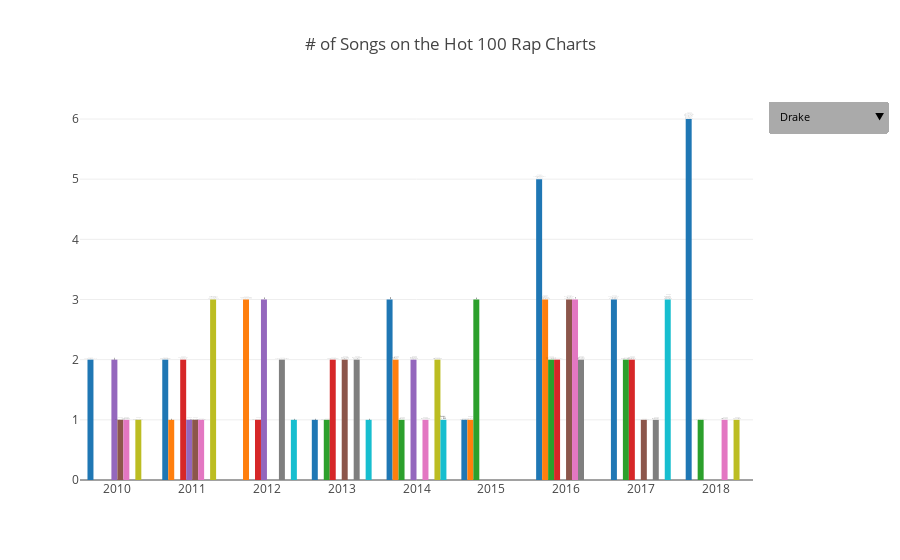

Notebook code cell kept with this figure:
### Code cell
make_top_rapper_chart()

### Figure 1 — Plotly figure (JSON) as saved in the notebook; plotly's stock layout.template omitted (floating-point values rounded to 4 significant figures)
{"data": [{"name": "Drake", "text": ["Songs: <br>Find Your Love #15<br>Over #16", "Songs: <br>Headlines #29<br>Marvins Room #35", "", "Songs: <br>Started From The Bottom #6", "Songs: <br>0 To 100 / The Catch Up #23<br>The Language #47<br>Worst Behavior #69", "Songs: <br>Hotline Bling #8", "Songs: <br>Controlla #9<br>Summer Sixteen #36<br>Childs Play #52<br>Still Here #59<br>Hype #66", "Songs: <br>Fake Love #14<br>Passionfruit #24<br>Gyalchester #66", "Songs: <br>God's Plan #1<br>In My Feelings #3<br>Nice For What #5<br>Nonstop #24<br>I'm Upset #36<br>Mob Ties #74"], "type": "bar", "uid": "2a40a07e-f55e-452c-a0d5-72318fc97391", "x": [2010, 2011, 2012, 2013, 2014, 2015, 2016, 2017, 2018], "y": [2, 2, 0, 1, 3, 1, 5, 3, 6]}, {"name": "Beyonce", "text": ["", "Songs: <br>Best Thing I Never Had #21", "Songs: <br>Love On Top #1<br>Dance For You #30<br>Countdown #54", "", "Songs: <br>Partition #17<br>XO #46", "Songs: <br>7/11 #17", "Songs: <br>Sorry #21<br>Hold Up #43<br>Formation #53", "", ""], "type": "bar", "uid": "23c73bd8-2db4-4e1b-ba5b-e6fb05e3bbc8", "x": [2010, 2011, 2012, 2013, 2014, 2015, 2016, 2017, 2018], "y": [0, 1, 3, 0, 2, 1, 3, 0, 0]}, {"name": "The Weeknd", "text": ["", "", "", "Songs: <br>Wicked Games #34", "Songs: <br>Often #72", "Songs: <br>The Hills #4<br>Can't Feel My Face #5<br>Earned It (Fifty Shades Of Grey) #6", "Songs: <br>In The Night #18<br>Acquainted #74", "Songs: <br>Party Monster #45<br>Reminder #56", "Songs: <br>Call Out My Name #35"], "type": "bar", "uid": "cf576c10-cc16-4a92-a882-92626898a40d", "x": [2010, 2011, 2012, 2013, 2014, 2015, 2016, 2017, 2018], "y": [0, 0, 0, 1, 1, 3, 2, 2, 1]}, {"name": "Chris Brown", "text": ["", "Songs: <br>She Ain't You #7<br>No BS #13", "Songs: <br>Sweet Love #71", "Songs: <br>Fine China #24<br>Don't Judge Me #56", "", "", "Songs: <br>Back To Sleep #29<br>Grass Ain't Greener #87", "Songs: <br>Privacy #54<br>Questions #76", ""], "type": "bar", "uid": "1b3c8021-6d8f-4b6d-8480-fc1d223be349", "x": [2010, 2011, 2012, 2013, 2014, 2015, 2016, 2017, 2018], "y": [0, 2, 1, 2, 0, 0, 2, 2, 0]}, {"name": "Trey Songz", "text": ["Songs: <br>Neighbors Know My Name #6<br>Can't Be Friends #44", "Songs: <br>Love Faces #10", "Songs: <br>Heart Attack #6<br>Sex Ain't Better Than Love #35<br>Dive In #39", "", "Songs: <br>Na Na #14<br>Foreign #53", "", "", "", ""], "type": "bar", "uid": "e4d68d06-9eb6-4f65-87d2-2e7c5b328a4f", "x": [2010, 2011, 2012, 2013, 2014, 2015, 2016, 2017, 2018], "y": [2, 1, 3, 0, 2, 0, 0, 0, 0]}, {"name": "Rihanna", "text": ["Songs: <br>Rude Boy #25", "Songs: <br>Man Down #41", "", "Songs: <br>Diamonds #5<br>Pour It Up #10", "", "", "Songs: <br>Needed Me #4<br>Kiss It Better #67<br>Sex With Me #78", "Songs: <br>Love On The Brain #17", ""], "type": "bar", "uid": "d85f7ed1-863d-4370-9328-892b70d7581d", "x": [2010, 2011, 2012, 2013, 2014, 2015, 2016, 2017, 2018], "y": [1, 1, 0, 2, 0, 0, 3, 1, 0]}, {"name": "Kanye West", "text": ["Songs: <br>POWER #86", "Songs: <br>All Of The Lights #8", "", "", "Songs: <br>Bound 2 #55", "", "Songs: <br>Father Stretch My Hands Pt. 1 #35<br>Famous #56<br>Fade #88", "", "Songs: <br>All Mine #75"], "type": "bar", "uid": "35105f18-c17c-458b-b5e3-3263eb809520", "x": [2010, 2011, 2012, 2013, 2014, 2015, 2016, 2017, 2018], "y": [1, 1, 0, 0, 1, 0, 3, 0, 1]}, {"name": "Future", "text": ["", "", "Songs: <br>Turn On The Lights #32<br>Same Damn Time #55", "Songs: <br>Neva End #38<br>Honest #67", "", "", "Songs: <br>Wicked #31<br>Stick Talk #92", "Songs: <br>Mask Off #6", ""], "type": "bar", "uid": "832f7c9e-87a9-4903-9b87-b3ee79416507", "x": [2010, 2011, 2012, 2013, 2014, 2015, 2016, 2017, 2018], "y": [0, 0, 2, 2, 0, 0, 2, 1, 0]}, {"name": "Nicki Minaj", "text": ["Songs: <br>Your Love #26", "Songs: <br>Did It On'em #24<br>Super Bass #37<br>Right Thru Me #45", "", "", "Songs: <br>Anaconda #8<br>Pills N Potions #24", "", "", "", "Songs: <br>Chun-Li #40"], "type": "bar", "uid": "775b33b1-3731-440e-ada5-896cebb7a8d4", "x": [2010, 2011, 2012, 2013, 2014, 2015, 2016, 2017, 2018], "y": [1, 3, 0, 0, 2, 0, 0, 0, 1]}, {"name": "Kendrick Lamar", "text": ["", "", "Songs: <br>Swimming Pools (Drank) #77", "Songs: <br>Bitch  Don't Kill My Vibe #13", "Songs: <br>i #50", "", "", "Songs: <br>Humble. #2<br>DNA. #23<br>Element. #60", ""], "type": "bar", "uid": "6a50e449-0dbb-4a3c-adc3-7ce6098b6bfe", "x": [2010, 2011, 2012, 2013, 2014, 2015, 2016, 2017, 2018], "y": [0, 0, 1, 1, 1, 0, 0, 3, 0]}], "layout": {"showlegend": false, "title": {"text": "# of Songs on the Hot 100 Rap Charts"}, "updatemenus": [{"bgcolor": "#AAAAAA", "bordercolor": "#FFFFFF", "buttons": [{"args": [{"visible": [true, false, false, false, false, false, false, false, false, false]}], "label": "Drake", "method": "update"}, {"args": [{"visible": [false, true, false, false, false, false, false, false, false, false]}], "label": "Beyonce", "method": "update"}, {"args": [{"visible": [false, false, true, false, false, false, false, false, false, false]}], "label": "The Weeknd", "method": "update"}, {"args": [{"visible": [false, false, false, true, false, false, false, false, false, false]}], "label": "Chris Brown", "method": "update"}, {"args": [{"visible": [false, false, false, false, true, false, false, false, false, false]}], "label": "Trey Songz", "method": "update"}, {"args": [{"visible": [false, false, false, false, false, true, false, false, false, false]}], "label": "Rihanna", "method": "update"}, {"args": [{"visible": [false, false, false, false, false, false, true, false, false, false]}], "label": "Kanye West", "method": "update"}, {"args": [{"visible": [false, false, false, false, false, false, false, true, false, false]}], "label": "Future", "method": "update"}, {"args": [{"visible": [false, false, false, false, false, false, false, false, true, false]}], "label": "Nicki Minaj", "method": "update"}, {"args": [{"visible": [false, false, false, false, false, false, false, false, false, true]}], "label": "Kendrick Lamar", "method": "update"}], "font": {"color": "#000000", "size": 11}, "pad": {"l": 0, "t": 0}, "showactive": false, "x": 1.2, "xanchor": "right", "y": 1, "yanchor": "top"}]}}
